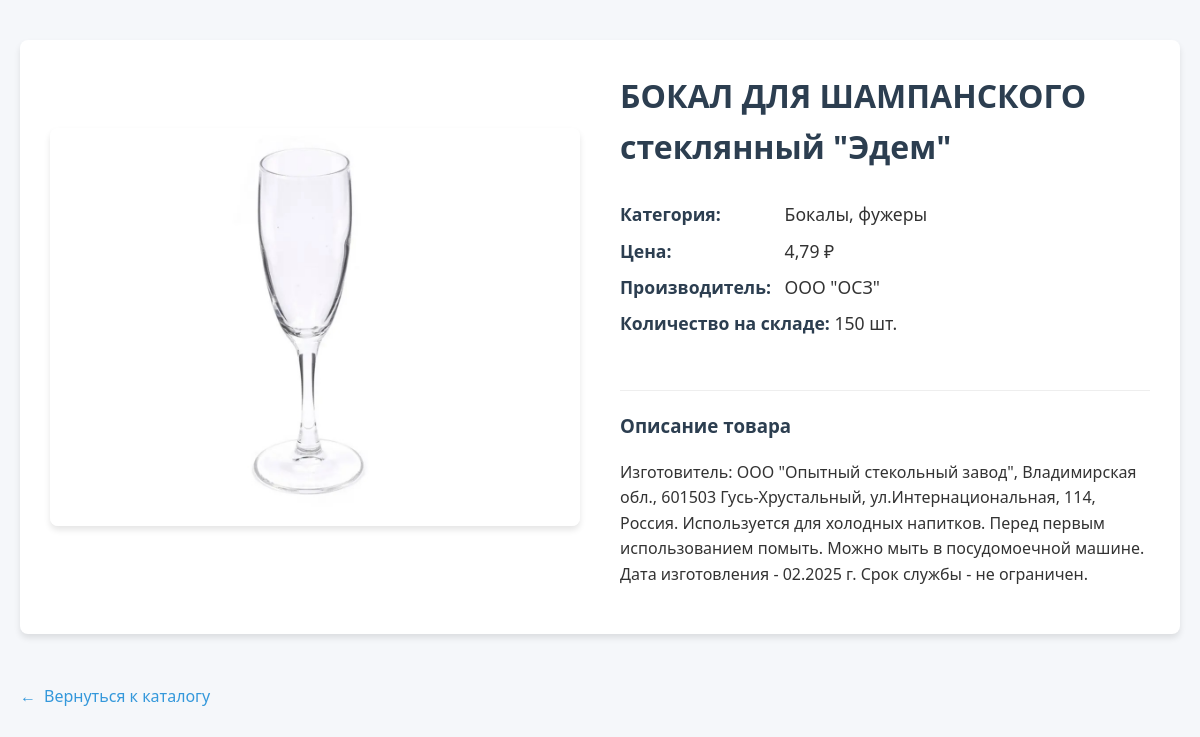
The app's page /catalog/2/ with its own data.
### web_app/models.py (models this page shows, shortened)
class Product(models.Model):
    name=models.CharField(verbose_name='название', max_length=200)
    description = models.TextField(verbose_name='описание', blank=True, null=True)
    photo_product = models.ImageField(verbose_name='фото', blank=True, null=True,upload_to="media/")
    price= models.DecimalField( verbose_name='цена',max_digits=10,decimal_places=2,validators=[MinValueValidator(0)])
    quantity_in_stock = models.IntegerField(verbose_name='количество_на_складе',validators=[MinValueValidator(0)])
    category = models.ForeignKey('Category',on_delete=models.CASCADE,verbose_name='категория')
    maker=models.ForeignKey('Maker',on_delete=models.CASCADE,verbose_name='производитель')
    class Meta:
        verbose_name = "товар"
        verbose_name_plural = "товары"

class Category(models.Model):
    name = models.CharField(verbose_name='название', max_length=100)
    description = models.TextField(verbose_name='описание', blank=True, null=True)
    def __str__(self):
        return self.name
    class Meta:
        verbose_name = 'категория'
        verbose_name_plural = 'категории'

class Maker(models.Model):
    name = models.CharField(verbose_name='название', max_length=100)
    country=models.CharField(verbose_name='страна', max_length=100)
    description = models.TextField(verbose_name='описание', blank=True, null=True)
    def __str__(self):
        return self.name
    class Meta:
        verbose_name = "производитель"
        verbose_name_plural = "производители"

### web_app/views.py (the view)
# urls.py: path('catalog/<int:id>/',product_detail,name='product_detail'),#детальная информация о товаре по его ID.
def product_detail(request,id):
    try:
        product = Product.objects.get(id=id)
    except Product.DoesNotExist:
        messages.error(request, "Товар не найден.")
    return render(request, 'shop/product_detail.html', {'product': product})

### web_app/templates/shop/product_detail.html (shortened to what this page needs)
<!DOCTYPE html>
<html lang="ru">
<head>
</head>
<body>
    <div class="container">
        {% if product %}
        <div class="product-detail">
            <div class="product-image">
                {% if product.photo_product %}
        <img src="{{ product.photo_product.url }}" alt="{{ product.name }}">
        {% else %}
        <div class="no-image">Изображение отсутствует</div>
        {% endif %}
    </div>
            <div class="product-info">
                <h1 class="product-title">{{ product.name }}</h1>
                <div class="product-meta">
                    <p><strong>Категория:</strong> {{ product.category }}</p>
                    <p><strong>Цена:</strong> {{ product.price }} ₽</p>
                    <p><strong>Производитель:</strong> {{ product.maker }}</p>
                    <p><strong>Количество на складе:</strong> {{ product.quantity_in_stock }} шт.</p>
                </div>
                <div class="product-description">
                    <h3>Описание товара</h3>
                    <p>{{ product.description }}</p>
                </div>
            </div>
        </div>
        <a href="http://127.0.0.1:8000/catalog" class="back-link">Вернуться к каталогу</a>
        {% endif %}
    </div>
</body>
</html>

### web_app/templates/shop/product_detail.html (style rules this page uses)
:root { --primary-color: #2c3e50; --secondary-color: #3498db; --accent-color: #e74c3c; --light-color: #ecf0f1; --dark-color: #2c3e50; --text-color: #333; --border-radius: 8px; --box-shadow: 0 4px 6px rgba(0, 0, 0, 0.1); --transition: all 0.3s ease; }
body { font-family: 'Segoe UI', Tahoma, Geneva, Verdana, sans-serif; line-height: 1.6; color: var(--text-color); background-color: #f5f7fa; margin: 0; padding: 0; }
.container { max-width: 1200px; margin: 40px auto; padding: 0 20px; }
.product-detail { display: grid; grid-template-columns: 1fr 1fr; gap: 40px; background-color: white; border-radius: var(--border-radius); box-shadow: var(--box-shadow); padding: 30px; margin-bottom: 30px; }
.product-image { display: flex; flex-direction: column; align-items: center; justify-content: center; }
.product-image img { max-width: 100%; height: auto; border-radius: var(--border-radius); box-shadow: var(--box-shadow); margin-bottom: 20px; }
.product-info { display: flex; flex-direction: column; }
.product-title { font-size: 2rem; color: var(--primary-color); margin: 0 0 20px 0; }
.product-meta { margin-bottom: 25px; }
.product-meta p { margin: 8px 0; font-size: 1.1rem; }
.product-meta strong { color: var(--dark-color); min-width: 160px; display: inline-block; }
.product-description { margin-top: 20px; padding-top: 20px; border-top: 1px solid #eee; }
.product-description h3 { color: var(--primary-color); margin-top: 0; }
.back-link { display: inline-flex; align-items: center; color: var(--secondary-color); text-decoration: none; font-weight: 500; margin-top: 20px; transition: var(--transition); }
.back-link::before { content: "←"; margin-right: 8px; }

### records on screen
Product: photo_product (picture), name "БОКАЛ ДЛЯ ШАМПАНСКОГО стеклянный \"Эдем\"", category "Бокалы, фужеры", price "4,79", maker "ООО \"ОСЗ\"", quantity_in_stock "150", description "Изготовитель: ООО \"Опытный стекольный завод\", Владимирская обл., 601503 Гусь-Хрустальный, ул.Интернациональная, 114, Россия. Используется для холодных напитков. Перед первым использованием помыть. Можно мыть в посудомоечной машине. Дата изготовления - 02.2025 г. Срок службы - не ограничен."
